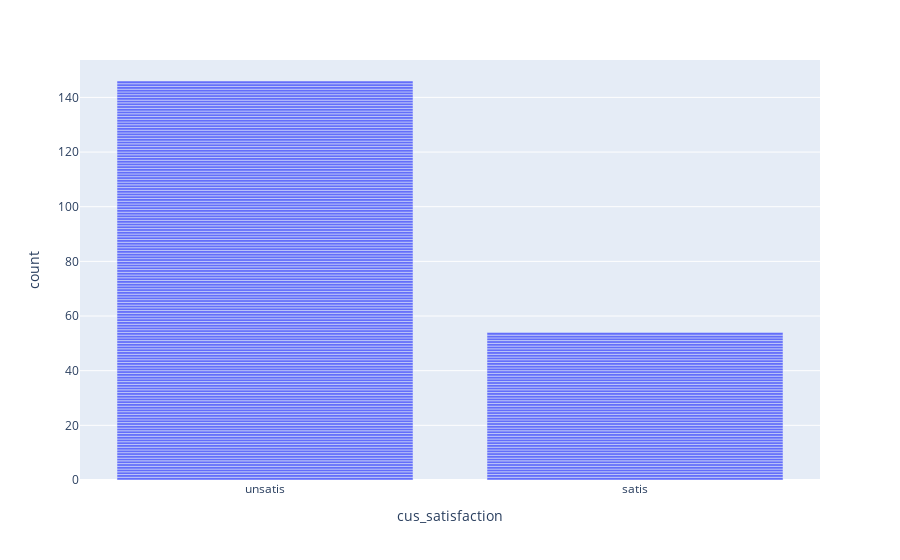

Here is the notebook cell this chart was saved with:
### Code cell
customer_satis_fig.show()

### Figure 1 — Plotly figure (JSON) as saved in the notebook; plotly's stock layout.template omitted (floating-point values rounded to 4 significant figures; data arrays with more than 128 entries replaced by an {"elided": "..."} marker saying what was removed)
{"data": [{"alignmentgroup": "True", "hovertemplate": "cus_satisfaction=%{x}<br>count=%{y}<extra></extra>", "legendgroup": "", "marker": {"color": "#636efa", "pattern": {"shape": ""}}, "name": "", "offsetgroup": "", "orientation": "v", "showlegend": false, "textposition": "auto", "type": "bar", "x": {"elided": "200 str values"}, "xaxis": "x", "y": {"elided": "200 int values"}, "yaxis": "y"}], "layout": {"barmode": "relative", "legend": {"tracegroupgap": 0}, "margin": {"t": 60}, "xaxis": {"anchor": "y", "domain": [0, 1], "title": {"text": "cus_satisfaction"}}, "yaxis": {"anchor": "x", "domain": [0, 1], "title": {"text": "count"}}}}
